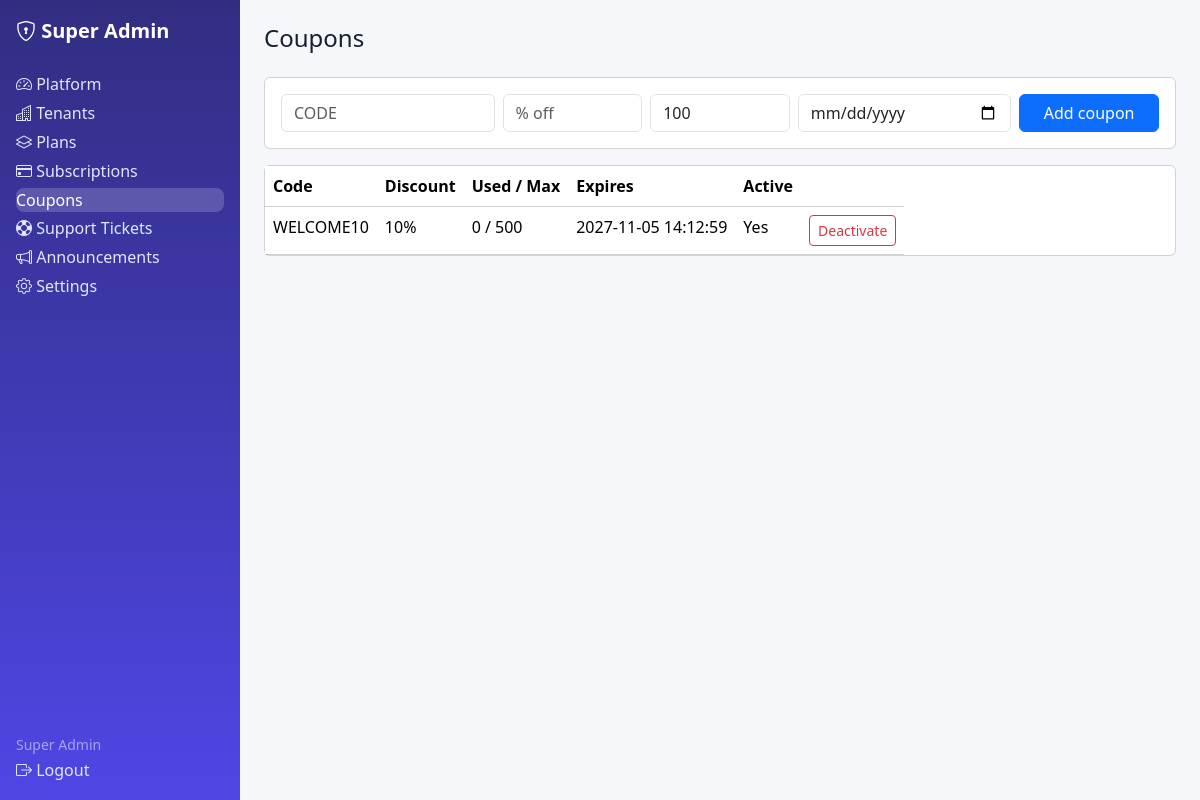
Screenshot of /super-admin/coupons.php (signed in) with the database file from the repository.
### tables this page shows
CREATE TABLE coupons (id INT UNSIGNED AUTO_INCREMENT PRIMARY KEY, code VARCHAR(40) NOT NULL UNIQUE, discount_percent INT NOT NULL DEFAULT 10, max_uses INT NOT NULL DEFAULT 100, used_count INT NOT NULL DEFAULT 0, expires_at DATETIME NULL, is_active TINYINT(1) NOT NULL DEFAULT 1, created_at DATETIME NOT NULL DEFAULT CURRENT_TIMESTAMP);

### includes/functions.php (called while the page is built, shortened)
<?php
function e(?string $v): string { return htmlspecialchars($v ?? '', ENT_QUOTES, 'UTF-8'); }

### super-admin/coupons.php (the view, shortened to what this page needs)
<?php require_once __DIR__ . '/../includes/auth.php'; $user=require_role(['super_admin'], '../auth/login.php'); $pdo=db(); $base='../';
$rows=$pdo->query('SELECT * FROM coupons ORDER BY id DESC')->fetchAll();
include __DIR__ . '/header.php'; ?>
<div class="card p-3 mb-3"><form class="row g-2" method="post"><?= csrf_field() ?><div class="col-md-3"><input class="form-control" name="code" placeholder="CODE" required></div><div class="col-md-2"><input class="form-control" type="number" name="discount_percent" placeholder="% off" required></div><div class="col-md-2"><input class="form-control" type="number" name="max_uses" placeholder="Max uses" value="100"></div><div class="col-md-3"><input class="form-control" type="date" name="expires_at"></div><div class="col-md-2"><button class="btn btn-primary w-100">Add coupon</button></div></form></div>
<table class="table card"><tr><th>Code</th><th>Discount</th><th>Used / Max</th><th>Expires</th><th>Active</th><th></th></tr><?php foreach($rows as $r): ?><tr><td><?= e($r['code']) ?></td><td><?= $r['discount_percent'] ?>%</td><td><?= $r['used_count'] ?> / <?= $r['max_uses'] ?></td><td><?= e($r['expires_at']??'') ?></td><td><?= $r['is_active']?'Yes':'No' ?></td><td><form method="post"><?= csrf_field() ?><input type="hidden" name="action" value="delete"><input type="hidden" name="id" value="<?= $r['id'] ?>"><button class="btn btn-sm btn-outline-danger">Deactivate</button></form></td></tr><?php endforeach; ?></table>
<?php include __DIR__ . '/footer.php'; ?>

### assets/css/style.css (style rules this page uses)
:root { --brand:#4f46e5;--bg:#f6f7fb;--card:#fff;--text:#172033 }
body { background:var(--bg);color:var(--text);font-family:system-ui,-apple-system,"Segoe UI",Roboto,sans-serif }

### rows the page displays
coupons: code "WELCOME10", discount_percent "10", used_count "0", max_uses "500", expires_at "2027-11-05 14:12:59", is_active "Yes"

### other values shown
$l "Platform"
$l "Tenants"
$l "Plans"
$l "Subscriptions"
$l "Coupons"
$l "Support Tickets"
$l "Announcements"
$l "Settings"
current_user()['name'] "Super Admin"
$pageTitle "Coupons"
